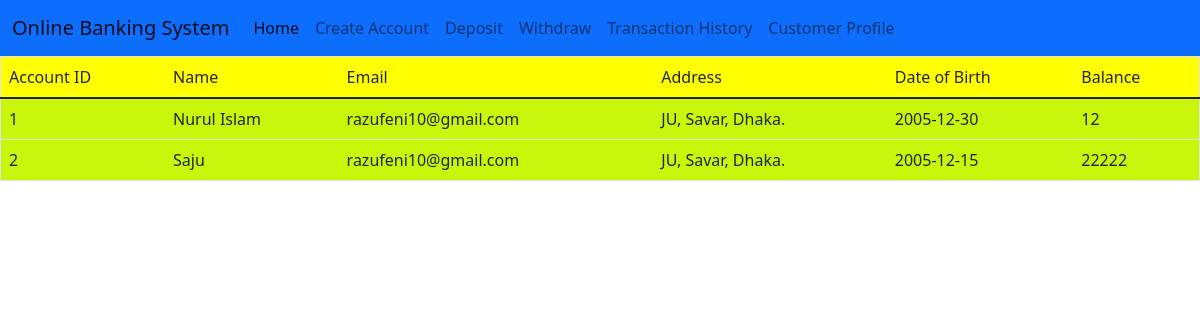
/profile, run on the app's committed database.
### apps/models.py (models this page shows)
class account(models.Model):
    id=models.IntegerField(blank=False,primary_key=True)
    name=models.CharField(max_length=50,blank=False)
    email=models.EmailField(max_length=50,blank=False)
    address=models.CharField(max_length=50,blank=False)
    number=models.CharField(max_length=50,blank=False)
    date=models.CharField(max_length=50,blank=False)
    balance=models.IntegerField(blank=False,default=0)

### apps/views.py (the view)
# urls.py: path('profile',views.profile),
def profile(request):
    item=account.objects.all()
    return render(request,"profile.html",{'c':item})

### templates/profile.html (shortened to what this page needs)
<!doctype html>
<html lang="en">
  <head>
    <link href="https://cdn.jsdelivr.net/npm/bootstrap@5.1.3/dist/css/bootstrap.min.css" rel="stylesheet">
  </head>
  <body>
  {% include "in.html" %}
  <table border="1" class="table">
        <thead>
        <tr style="background-color:yellow"> <td>  Account ID </td><td> Name</td> <td> Email</td>
        <td> Address</td>
          <td> Date of Birth</td>
          <td> Balance </td>
        </tr>
        </thead>
        <tbody>
{% for lists in c %}
                 <tr style="background-color:#c8f70c">
                     <td > {{lists.id}}</td>
                     <td>  {{lists.name}}</td>
                   <td>{{lists.email}}</td>
                   <td> {{lists.address}}</td>
                    <td>{{lists.date}}</td>
                   <td> {{lists.balance}}</td>
                 </tr>
            {% endfor %}
        </tbody>
    </table>
  </body>
</html>

### data on the page
account: id "1", name "Nurul Islam", email "razufeni10@gmail.com", address "JU, Savar, Dhaka.", date "2005-12-30", balance "12"
account: id "2", name "Saju", email "razufeni10@gmail.com", address "JU, Savar, Dhaka.", date "2005-12-15", balance "22222"
